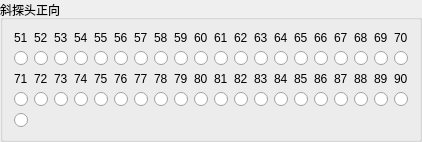
    <widget class="QGroupBox" name="groupBox_2">
     <property name="title">
      <string>斜探头正向</string>
     </property>
     <layout class="QGridLayout" name="gridLayout">
      <item row="0" column="0">
       <widget class="QLabel" name="label_51">
        <property name="text">
         <string>51</string>
        </property>
       </widget>
      </item>
      <item row="0" column="1">
       <widget class="QLabel" name="label_52">
        <property name="text">
         <string>52</string>
        </property>
       </widget>
      </item>
      <item row="0" column="2">
       <widget class="QLabel" name="label_53">
        <property name="text">
         <string>53</string>
        </property>
       </widget>
      </item>
      <item row="0" column="3">
       <widget class="QLabel" name="label_54">
        <property name="text">
         <string>54</string>
        </property>
       </widget>
      </item>
      <item row="0" column="4">
       <widget class="QLabel" name="label_55">
        <property name="text">
         <string>55</string>
        </property>
       </widget>
      </item>
      <item row="0" column="5">
       <widget class="QLabel" name="label_56">
        <property name="text">
         <string>56</string>
        </property>
       </widget>
      </item>
      <item row="0" column="6">
       <widget class="QLabel" name="label_57">
        <property name="text">
         <string>57</string>
        </property>
       </widget>
      </item>
      <item row="0" column="7">
       <widget class="QLabel" name="label_58">
        <property name="text">
         <string>58</string>
        </property>
       </widget>
      </item>
      <item row="0" column="8">
       <widget class="QLabel" name="label_59">
        <property name="text">
         <string>59</string>
        </property>
       </widget>
      </item>
      <item row="0" column="9">
       <widget class="QLabel" name="label_60">
        <property name="text">
         <string>60</string>
        </property>
       </widget>
      </item>
      <item row="0" column="10">
       <widget class="QLabel" name="label_61">
        <property name="text">
         <string>61</string>
        </property>
       </widget>
      </item>
      <item row="0" column="11">
       <widget class="QLabel" name="label_62">
        <property name="text">
         <string>62</string>
        </property>
       </widget>
      </item>
      <item row="0" column="12">
       <widget class="QLabel" name="label_63">
        <property name="text">
         <string>63</string>
        </property>
       </widget>
      </item>
      <item row="0" column="13">
       <widget class="QLabel" name="label_64">
        <property name="text">
         <string>64</string>
        </property>
       </widget>
      </item>
      <item row="0" column="14">
       <widget class="QLabel" name="label_65">
        <property name="text">
         <string>65</string>
        </property>
       </widget>
      </item>
      <item row="0" column="15">
       <widget class="QLabel" name="label_66">
        <property name="text">
         <string>66</string>
        </property>
       </widget>
      </item>
      <item row="0" column="16">
       <widget class="QLabel" name="label_67">
        <property name="text">
         <string>67</string>
        </property>
       </widget>
      </item>
      <item row="0" column="17">
       <widget class="QLabel" name="label_68">
        <property name="text">
         <string>68</string>
        </property>
       </widget>
      </item>
      <item row="0" column="18">
       <widget class="QLabel" name="label_69">
        <property name="text">
         <string>69</string>
        </property>
       </widget>
      </item>
      <item row="0" column="19">
       <widget class="QLabel" name="label_70">
        <property name="text">
         <string>70</string>
        </property>
       </widget>
      </item>
      <item row="1" column="0">
       <widget class="QRadioButton" name="Sensor_51"/>
      </item>
      <item row="1" column="1">
       <widget class="QRadioButton" name="Sensor_52"/>
      </item>
      <item row="1" column="2">
       <widget class="QRadioButton" name="Sensor_53"/>
      </item>
      <item row="1" column="3">
       <widget class="QRadioButton" name="Sensor_54"/>
      </item>
      <item row="1" column="4">
       <widget class="QRadioButton" name="Sensor_55"/>
      </item>
      <item row="1" column="5">
       <widget class="QRadioButton" name="Sensor_56"/>
      </item>
      <item row="1" column="6">
       <widget class="QRadioButton" name="Sensor_57"/>
      </item>
      <item row="1" column="7">
       <widget class="QRadioButton" name="Sensor_58"/>
      </item>
      <item row="1" column="8">
       <widget class="QRadioButton" name="Sensor_59"/>
      </item>
      <item row="1" column="9">
       <widget class="QRadioButton" name="Sensor_60"/>
      </item>
      <item row="1" column="10">
       <widget class="QRadioButton" name="Sensor_61"/>
      </item>
      <item row="1" column="11">
       <widget class="QRadioButton" name="Sensor_62"/>
      </item>
      <item row="1" column="12">
       <widget class="QRadioButton" name="Sensor_63"/>
      </item>
      <item row="1" column="13">
       <widget class="QRadioButton" name="Sensor_64"/>
      </item>
      <item row="1" column="14">
       <widget class="QRadioButton" name="Sensor_65"/>
      </item>
      <item row="1" column="15">
       <widget class="QRadioButton" name="Sensor_66"/>
      </item>
      <item row="1" column="16">
       <widget class="QRadioButton" name="Sensor_67"/>
      </item>
      <item row="1" column="17">
       <widget class="QRadioButton" name="Sensor_68"/>
      </item>
      <item row="1" column="18">
       <widget class="QRadioButton" name="Sensor_69"/>
      </item>
      <item row="1" column="19">
       <widget class="QRadioButton" name="Sensor_70"/>
      </item>
      <item row="2" column="0">
       <widget class="QLabel" name="label_71">
        <property name="text">
         <string>71</string>
        </property>
       </widget>
      </item>
      <item row="2" column="1">
       <widget class="QLabel" name="label_72">
        <property name="text">
         <string>72</string>
        </property>
       </widget>
      </item>
      <item row="2" column="2">
       <widget class="QLabel" name="label_73">
        <property name="text">
         <string>73</string>
        </property>
       </widget>
      </item>
      <item row="2" column="3">
       <widget class="QLabel" name="label_74">
        <property name="text">
         <string>74</string>
        </property>
       </widget>
      </item>
      <item row="2" column="4">
       <widget class="QLabel" name="label_75">
        <property name="text">
         <string>75</string>
        </property>
       </widget>
      </item>
      <item row="2" column="5">
       <widget class="QLabel" name="label_76">
        <property name="text">
         <string>76</string>
        </property>
       </widget>
      </item>
      <item row="2" column="6">
       <widget class="QLabel" name="label_77">
        <property name="text">
         <string>77</string>
        </property>
       </widget>
      </item>
      <item row="2" column="7">
       <widget class="QLabel" name="label_78">
        <property name="text">
         <string>78</string>
        </property>
       </widget>
      </item>
      <item row="2" column="8">
       <widget class="QLabel" name="label_79">
        <property name="text">
         <string>79</string>
        </property>
       </widget>
      </item>
      <item row="2" column="9">
       <widget class="QLabel" name="label_80">
        <property name="text">
         <string>80</string>
        </property>
       </widget>
      </item>
      <item row="2" column="10">
       <widget class="QLabel" name="label_81">
        <property name="text">
         <string>81</string>
        </property>
       </widget>
      </item>
      <item row="2" column="11">
       <widget class="QLabel" name="label_82">
        <property name="text">
         <string>82</string>
        </property>
       </widget>
      </item>
      <item row="2" column="12">
       <widget class="QLabel" name="label_83">
        <property name="text">
         <string>83</string>
        </property>
       </widget>
      </item>
      <item row="2" column="13">
       <widget class="QLabel" name="label_84">
        <property name="text">
         <string>84</string>
        </property>
       </widget>
      </item>
      <item row="2" column="14">
       <widget class="QLabel" name="label_85">
        <property name="text">
         <string>85</string>
        </property>
       </widget>
      </item>
      <item row="2" column="15">
       <widget class="QLabel" name="label_86">
        <property name="text">
         <string>86</string>
        </property>
       </widget>
      </item>
      <item row="2" column="16">
       <widget class="QLabel" name="label_87">
        <property name="text">
         <string>87</string>
        </property>
       </widget>
      </item>
      <item row="2" column="17">
       <widget class="QLabel" name="label_88">
        <property name="text">
         <string>88</string>
        </property>
       </widget>
      </item>
      <item row="2" column="18">
       <widget class="QLabel" name="label_89">
        <property name="text">
         <string>89</string>
        </property>
       </widget>
      </item>
      <item row="2" column="19">
       <widget class="QLabel" name="label_90">
        <property name="text">
         <string>90</string>
        </property>
       </widget>
      </item>
      <item row="3" column="0">
       <widget class="QRadioButton" name="Sensor_71"/>
      </item>
      <item row="3" column="1">
       <widget class="QRadioButton" name="Sensor_72"/>
      </item>
      <item row="3" column="2">
       <widget class="QRadioButton" name="Sensor_73"/>
      </item>
      <item row="3" column="3">
       <widget class="QRadioButton" name="Sensor_74"/>
      </item>
      <item row="3" column="4">
       <widget class="QRadioButton" name="Sensor_75"/>
      </item>
      <item row="3" column="5">
       <widget class="QRadioButton" name="Sensor_76"/>
      </item>
      <item row="3" column="6">
       <widget class="QRadioButton" name="Sensor_77"/>
      </item>
      <item row="3" column="7">
       <widget class="QRadioButton" name="Sensor_78"/>
      </item>
      <item row="3" column="8">
       <widget class="QRadioButton" name="Sensor_79"/>
      </item>
      <item row="3" column="9">
       <widget class="QRadioButton" name="Sensor_80"/>
      </item>
      <item row="3" column="10">
       <widget class="QRadioButton" name="Sensor_81"/>
      </item>
      <item row="3" column="11">
       <widget class="QRadioButton" name="Sensor_82"/>
      </item>
      <item row="3" column="12">
       <widget class="QRadioButton" name="Sensor_83"/>
      </item>
      <item row="3" column="13">
       <widget class="QRadioButton" name="Sensor_84"/>
      </item>
      <item row="3" column="14">
       <widget class="QRadioButton" name="Sensor_85"/>
      </item>
      <item row="3" column="15">
       <widget class="QRadioButton" name="Sensor_86"/>
      </item>
      <item row="3" column="16">
       <widget class="QRadioButton" name="Sensor_87"/>
      </item>
      <item row="3" column="17">
       <widget class="QRadioButton" name="Sensor_88"/>
      </item>
      <item row="3" column="18">
       <widget class="QRadioButton" name="Sensor_89"/>
      </item>
      <item row="3" column="19">
       <widget class="QRadioButton" name="Sensor_90"/>
      </item>
      <item row="4" column="0">
       <widget class="QRadioButton" name="Sensor_134"/>
      </item>
     </layout>
    </widget>
